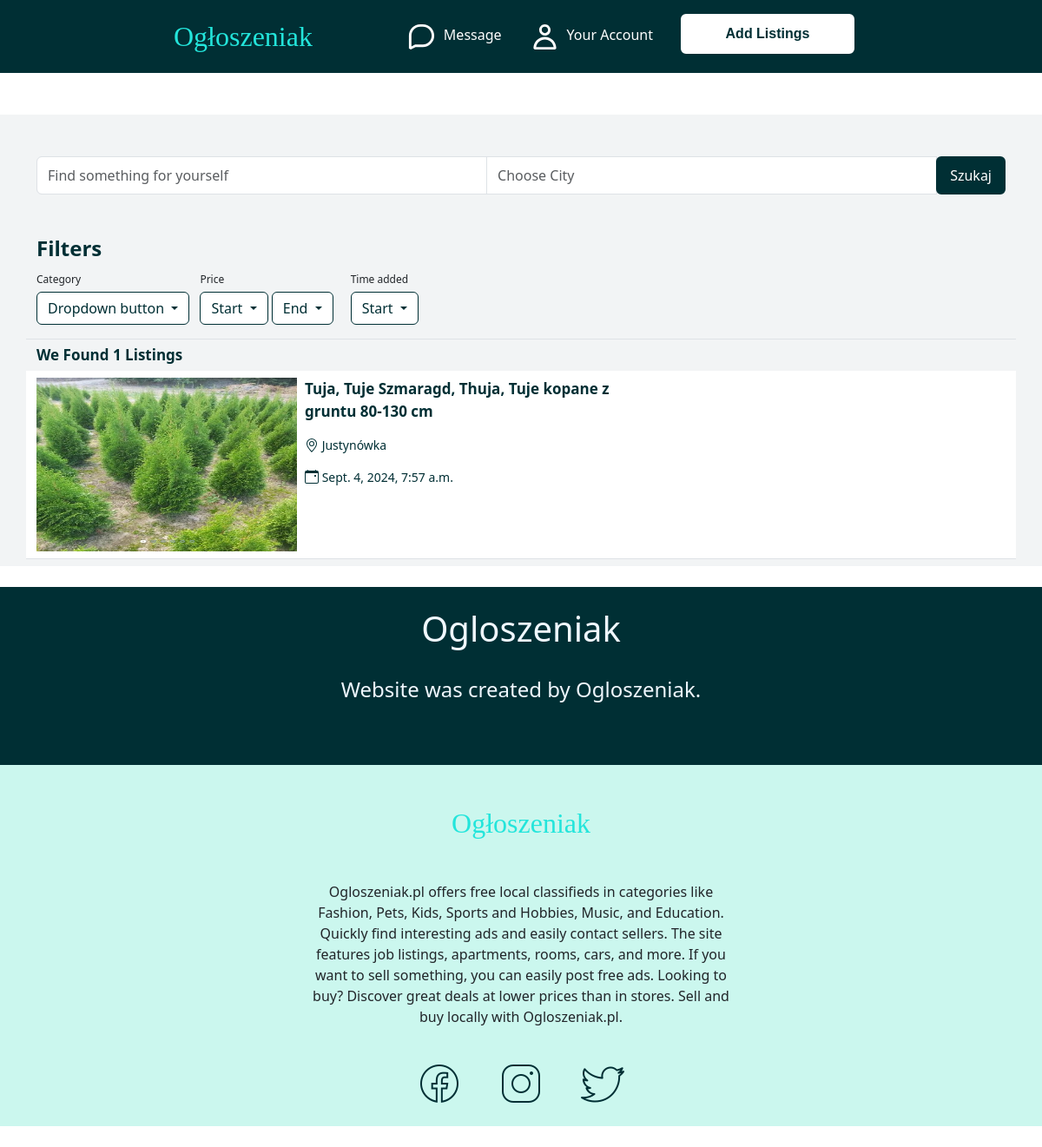
The page /products/Agriculture/ on the database its author committed.
### listings/models.py (models this page shows, shortened)
class Product(models.Model):
    VOIVODESHIP_CHOICES = [
        ('DS', 'Dolnośląskie'),
        ('KP', 'Kujawsko-Pomorskie'),
        ('LB', 'Lubelskie'),
        ('LS', 'Lubuskie'),
        ('LD', 'Łódzkie'),
        ('MA', "Małopolskie"),
        ('MZ', 'Mazowieckie'),
        ('OP', 'Opolskie'),
        ('PK', 'Podkarpackie'),
        ('PD', "Podlaskie"),
        ('PM', "Pomorskie"),
        ('SL', "Śląskie"),
        ('SK', "Świetokrzyskie"),
        ('WM', "Warmińsko-Mazurskie"),
        ('WP', "Wielkopolskie"),
        ('ZP', "Zachodniopomorskie"),
    ]
    title = models.CharField(max_length=200)
    description = models.TextField()
    price = models.DecimalField(max_digits=10, decimal_places=2)
    photo = models.ImageField(upload_to='products/')
    created_at = models.DateTimeField(auto_now_add=True)
    category = models.ForeignKey(Category, on_delete=models.CASCADE, related_name='listings')
    city = models.CharField(max_length=200)
    voivodeship = models.CharField(max_length=2,choices=VOIVODESHIP_CHOICES, default='DS')
    user = models.ForeignKey(User, on_delete=models.CASCADE)

### listings/views.py (the view)
# urls.py: path('products/<str:name>/', products_category, name='products_category'),
def products_category(request, name):
    category_name = name
    category_query = get_object_or_404(Category, name=category_name)
    category_id = category_query.id
    category_objects = Product.objects.filter(category=category_id).values()
    template = loader.get_template('category.html')
    pieces = len(category_objects)
    context = {
        'products':category_objects,
        'pieces': pieces,
    }
    return HttpResponse(template.render(context,request))

### templates/category.html (shortened to what this page needs)
{% extends 'base.html' %}
{% load static%}
{% block content %}
<div>
    <div class="grey_background search_field mb-4 mt-4 " >
        <div class="container mt-5 pt-5 pb-5">
            <div class="input-group">
                <input type="text" class="form-control" placeholder="Find something for yourself" aria-label="Pierwsze pole">
                <input type="text" class="form-control" placeholder="Choose City" aria-label="Drugie pole">
                <div class="input-group-append">
                    <button class="btn btn-outline-secondary" type="button" id="index_page_search_button">Szukaj</button>
                </div>
            </div>
        </div>
        <div class="container border-bottom">
            <div class="row">
                <div class="col-12" style="margin-left: 0px;">
                    <h4 style="color: #002f34; font-weight: 600;">Filters</h4>
                </div>
            </div>
            <div class="row g-1">
                <div class="col-auto mt-2">
                    <p style="font-size: 12px; margin-bottom: 5px;">Category</p>
                    <div class="dropdown">
                        <button class="btn btn-secondary dropdown-toggle mb-3" type="button" id="dropdownMenuButton" data-toggle="dropdown" aria-haspopup="true" aria-expanded="false">
                          Dropdown button
                        </button>
                      </div>
                </div>
                <div class="col-auto mt-2 mx-2">
                    <p style="font-size: 12px; margin-bottom: 5px;">Price</p>
                    <div class="dropdown">
                        <button class="btn btn-secondary dropdown-toggle mb-3" type="button" id="dropdownMenuButton" data-toggle="dropdown" aria-haspopup="true" aria-expanded="false">
                          Start
                        </button>
                        <button class="btn btn-secondary dropdown-toggle mb-3" type="button" id="dropdownMenuButton" data-toggle="dropdown" aria-haspopup="true" aria-expanded="false">
                           End
                          </button>
                      </div>
                </div>
                <div class="col-auto mt-2 mx-2">
                    <p style="font-size: 12px; margin-bottom: 5px;">Time added</p>
                        <button class="btn btn-secondary dropdown-toggle mb-3" type="button" id="dropdownMenuButton" data-toggle="dropdown" aria-haspopup="true" aria-expanded="false">
                          Start
                        </button>
                    </div>
                </div>
            </div>
            <div class="container pb-2">
                <h3 class="my-2" style="color: #002f34; margin-left: 0px; font-weight: 600; font-size: 17px;">We Found {{pieces}} Listings</h3>
                {% for product in products %}
                <div class="row py-2 border-bottom" style="background-color: white;" id="category_container" >
                    <div class="col-3 me-4" >
                      <img alt="photo of listing" src="/media/{{product.photo}}" height="200px" style="width: 300px;">
                    </div>
                    <div class="col-4">
                      <a style="font-weight: 700; font-size: 17px;" class="mt-2" id="category_a">{{product.title}}</a>
                      <p class="mt-3" style="font-weight: 200; font-size: 14px; color: #002f34;"> {{product.city}}</p>
                      <p class="mt-3" style="font-weight: 200; font-size: 14px; color: #002f34;"> {{product.created_at}}</p>
                    </div>
                  </div>
                  {% endfor %}
            </div>
        </div>
    </div>
{% endblock %}

### static/style.css (style rules this page uses)
div.grey_background { background-color: #F2F4F5; }
#index_page_search_button { background-color: #002f34; color: white; border: 4px solid #002f34; }
a { color: inherit; text-decoration: none; }
#dropdownMenuButton { background-color: white; color: #002f34; border-color: #002f34; }
body { overflow-x: hidden; }
#category_container a { color: #002f34; }

### rows shown on the page
Product: photo (picture), title "Tuja, Tuje Szmaragd, Thuja, Tuje kopane z gruntu 80-130 cm", city "Justynówka", created_at "Sept. 4, 2024, 7:57 a.m."

### other values the page prints
{{ pieces }} "1"
